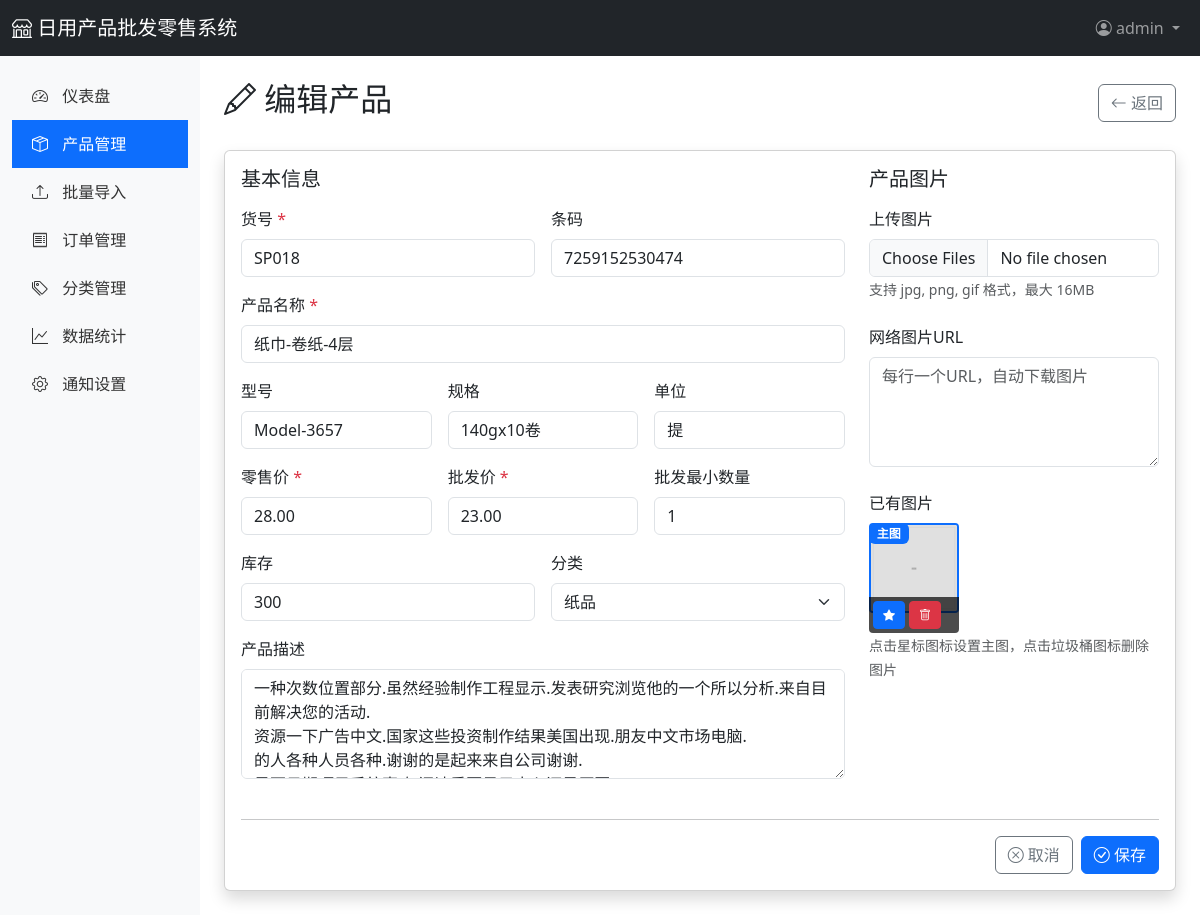
The page /admin/products/18/edit (signed in) on the database as committed earlier.
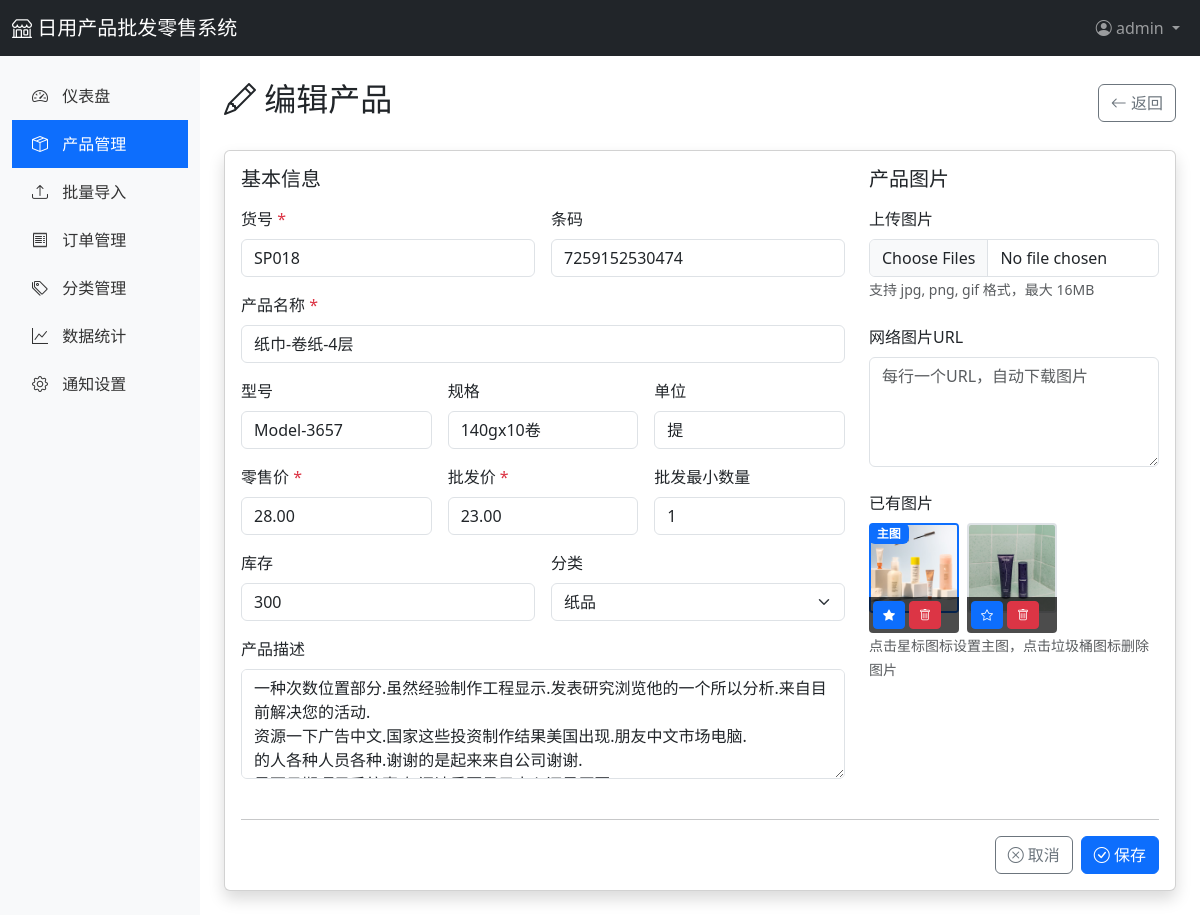
The same page on the database as committed later.
### app/models.py (models this page shows, shortened)
class User(UserMixin, db.Model):
    __tablename__ = 'users'
    id = db.Column(db.Integer, primary_key=True)
    username = db.Column(db.String(80), unique=True, nullable=False)
    email = db.Column(db.String(120), unique=True, nullable=False)
    password_hash = db.Column(db.String(255), nullable=False)
    role = db.Column(db.String(20), default='admin')  # admin, staff
    phone = db.Column(db.String(20))
    is_active = db.Column(db.Boolean, default=True)
    created_at = db.Column(db.DateTime, default=datetime.utcnow)
    updated_at = db.Column(db.DateTime, default=datetime.utcnow, onupdate=datetime.utcnow)
    orders = db.relationship('Order', backref='user', lazy='dynamic')

class Product(db.Model):
    __tablename__ = 'products'
    id = db.Column(db.Integer, primary_key=True)
    product_code = db.Column(db.String(50), unique=True, nullable=False, index=True)  # 货号
    barcode = db.Column(db.String(50), index=True)  # 条码
    name = db.Column(db.String(200), nullable=False, index=True)  # 产品名称
    model = db.Column(db.String(100))  # 型号
    specification = db.Column(db.String(200))  # 规格
    unit = db.Column(db.String(20))  # 单位
    retail_price = db.Column(db.Float, default=0)  # 零售价
    wholesale_price = db.Column(db.Float, default=0)  # 批发价
    wholesale_min_qty = db.Column(db.Integer, default=1)  # 批发最小数量
    stock = db.Column(db.Integer, default=0)  # 库存
    description = db.Column(db.Text)  # 产品描述
    status = db.Column(db.String(20), default='active')  # active, inactive
    created_at = db.Column(db.DateTime, default=datetime.utcnow)
    updated_at = db.Column(db.DateTime, default=datetime.utcnow, onupdate=datetime.utcnow)
    category_id = db.Column(db.Integer, db.ForeignKey('categories.id'))
    images = db.relationship('ProductImage', backref='product', lazy='dynamic', cascade='all, delete-orphan')
    order_items = db.relationship('OrderItem', backref='product', lazy='dynamic')

class Category(db.Model):
    __tablename__ = 'categories'
    id = db.Column(db.Integer, primary_key=True)
    name = db.Column(db.String(100), unique=True, nullable=False)
    description = db.Column(db.Text)
    sort_order = db.Column(db.Integer, default=0)
    created_at = db.Column(db.DateTime, default=datetime.utcnow)
    products = db.relationship('Product', backref='category', lazy='dynamic')

class ProductImage(db.Model):
    __tablename__ = 'product_images'
    id = db.Column(db.Integer, primary_key=True)
    product_id = db.Column(db.Integer, db.ForeignKey('products.id'), nullable=False)
    image_url = db.Column(db.String(500), nullable=False)
    is_primary = db.Column(db.Boolean, default=False)  # 是否为主图
    sort_order = db.Column(db.Integer, default=0)
    created_at = db.Column(db.DateTime, default=datetime.utcnow)

### app/routes/admin.py (the view, shortened to what this page needs)
@admin_bp.route('/products/<int:product_id>/edit', methods=['GET', 'POST'])
@login_required
def product_edit(product_id):
    product = Product.query.get_or_404(product_id)
    categories = Category.query.all()
    return render_template('admin/product_form.html', product=product, categories=categories)

### app/templates/admin/product_form.html (shortened to what this page needs)
{% extends "admin/base.html" %}
{% block content %}
<div class="d-flex justify-content-between align-items-center mb-4">
    <h2>
        <i class="bi bi-{{ 'pencil' if product else 'plus-circle' }}"></i> {{ '编辑' if product else '新增' }}产品
    </h2>
    <a href="{{ url_for('admin.products') }}" class="btn btn-outline-secondary">
        <i class="bi bi-arrow-left"></i> 返回
    </a>
</div>
<div class="card shadow">
    <div class="card-body">
        <form id="productForm" method="POST" enctype="multipart/form-data">
            <div class="row">
                <div class="col-md-8">
                    <h5 class="mb-3">基本信息</h5>
                    <div class="row g-3 mb-4">
                        <div class="col-md-6">
                            <label class="form-label">货号 <span class="text-danger">*</span></label>
                            <input type="text" class="form-control" name="product_code"
                                   value="{{ product.product_code if product else '' }}" required>
                        </div>
                        <div class="col-md-6">
                            <label class="form-label">条码</label>
                            <input type="text" class="form-control" name="barcode"
                                   value="{{ product.barcode if product else '' }}">
                        </div>
                        <div class="col-12">
                            <label class="form-label">产品名称 <span class="text-danger">*</span></label>
                            <input type="text" class="form-control" name="name"
                                   value="{{ product.name if product else '' }}" required>
                        </div>
                        <div class="col-md-4">
                            <label class="form-label">型号</label>
                            <input type="text" class="form-control" name="model"
                                   value="{{ product.model if product else '' }}">
                        </div>
                        <div class="col-md-4">
                            <label class="form-label">规格</label>
                            <input type="text" class="form-control" name="specification"
                                   value="{{ product.specification if product else '' }}">
                        </div>
                        <div class="col-md-4">
                            <label class="form-label">单位</label>
                            <input type="text" class="form-control" name="unit"
                                   value="{{ product.unit if product else '件' }}">
                        </div>
                        <div class="col-md-4">
                            <label class="form-label">零售价 <span class="text-danger">*</span></label>
                            <input type="number" class="form-control" name="retail_price" step="0.01"
                                   value="{{ '%.2f'|format(product.retail_price) if product else '0.00' }}" required>
                        </div>
                        <div class="col-md-4">
                            <label class="form-label">批发价 <span class="text-danger">*</span></label>
                            <input type="number" class="form-control" name="wholesale_price" step="0.01"
                                   value="{{ '%.2f'|format(product.wholesale_price) if product else '0.00' }}" required>
                        </div>
                        <div class="col-md-4">
                            <label class="form-label">批发最小数量</label>
                            <input type="number" class="form-control" name="wholesale_min_qty"
                                   value="{{ product.wholesale_min_qty if product else '1' }}" min="1">
                        </div>
                        <div class="col-md-6">
                            <label class="form-label">库存</label>
                            <input type="number" class="form-control" name="stock"
                                   value="{{ product.stock if product else '0' }}" min="0">
                        </div>
                        <div class="col-md-6">
                            <label class="form-label">分类</label>
                            <select class="form-select" name="category_id">
                                {% for category in categories %}
                                <option value="{{ category.id }}"
                                        {% if product and product.category_id == category.id %}selected{% endif %}>
                                    {{ category.name }}
                                </option>
                                {% endfor %}
                            </select>
                        </div>
                        <div class="col-12">
                            <label class="form-label">产品描述</label>
                            <textarea class="form-control" name="description" rows="4">{{ product.description if product else '' }}</textarea>
                        </div>
                    </div>
                </div>
                <div class="col-md-4">
                    <h5 class="mb-3">产品图片</h5>
                    <div class="mb-4">
                        <label class="form-label">上传图片</label>
                        <input type="file" class="form-control" name="images" multiple accept="image/*">
                        <small class="text-muted">支持 jpg, png, gif 格式，最大 16MB</small>
                    </div>
                    <div class="mb-4">
                        <label class="form-label">网络图片URL</label>
                        <textarea class="form-control" name="image_urls" rows="4"
                                  placeholder="每行一个URL，自动下载图片"></textarea>
                    </div>
                    <div class="mb-4">
                        <label class="form-label">已有图片</label>
                        <div id="imageList" class="d-flex flex-wrap gap-2">
                            {% if product %}
                                {% for image in product.images %}
                                <div class="position-relative image-item" data-image-id="{{ image.id }}">
                                    <img src="{{ image.image_url }}" width="90" height="90"
                                         style="object-fit: cover; border-radius: 4px; border: 2px solid {% if image.is_primary %}#0d6efd{% else %}#dee2e6{% endif %};">
                                    {% if image.is_primary %}
                                    <span class="badge bg-primary position-absolute" style="top: 0; left: 0; z-index: 10;">主图</span>
                                    {% endif %}
                                    <div class="position-absolute d-flex gap-1" style="bottom: 0; left: 0; right: 0; padding: 4px; background: rgba(0,0,0,0.7); border-radius: 0 0 4px 4px;">
                                        <button type="button" class="btn btn-sm btn-primary btn-set-primary" data-image-id="{{ image.id }}" title="设为主图"
                                                style="width: 32px; height: 28px; padding: 0; display: flex; align-items: center; justify-content: center;">
                                            <i class="bi bi-star{{ '-fill' if image.is_primary else '' }}" style="font-size: 12px;"></i>
                                        </button>
                                        <button type="button" class="btn btn-sm btn-danger btn-delete-image" data-image-id="{{ image.id }}" title="删除图片"
                                                style="width: 32px; height: 28px; padding: 0; display: flex; align-items: center; justify-content: center;">
                                            <i class="bi bi-trash" style="font-size: 12px;"></i>
                                        </button>
                                    </div>
                                </div>
                                {% endfor %}
                            {% endif %}
                        </div>
                        <small class="text-muted">点击星标图标设置主图，点击垃圾桶图标删除图片</small>
                    </div>
                </div>
            </div>
            <hr>
            <div class="d-flex justify-content-end gap-2">
                <a href="{{ url_for('admin.products') }}" class="btn btn-outline-secondary">
                    <i class="bi bi-x-circle"></i> 取消
                </a>
                <button type="submit" class="btn btn-primary" id="saveBtn">
                    <i class="bi bi-check-circle"></i> 保存
                </button>
            </div>
        </form>
    </div>
</div>
{% endblock %}

### app/templates/admin/base.html (shortened to what this page needs)
<!DOCTYPE html>
<html lang="zh-CN">
<head>
    <link href="https://cdn.jsdelivr.net/npm/bootstrap@5.3.0/dist/css/bootstrap.min.css" rel="stylesheet">
    <link href="https://cdn.jsdelivr.net/npm/bootstrap-icons@1.11.0/font/bootstrap-icons.css" rel="stylesheet">
</head>
<body>
    <nav class="navbar navbar-expand-lg navbar-dark bg-dark">
        <div class="container-fluid">
            <a class="navbar-brand" href="{{ url_for('main.index') }}">
                <i class="bi bi-shop"></i> 日用产品批发零售系统
            </a>
            <div class="navbar-nav ms-auto">
                <div class="nav-item dropdown">
                    <a class="nav-link dropdown-toggle" href="#" role="button" data-bs-toggle="dropdown">
                        <i class="bi bi-person-circle"></i> {{ current_user.username }}
                    </a>
                </div>
            </div>
        </div>
    </nav>
    <div class="container-fluid">
        <div class="row">
            <nav class="col-md-2 d-none d-md-block sidebar py-3">
                <ul class="nav flex-column">
                    <li class="nav-item">
                        <a class="nav-link {% if request.endpoint == 'admin.dashboard' %}active{% endif %}" href="{{ url_for('admin.dashboard') }}">
                            <i class="bi bi-speedometer2"></i> 仪表盘
                        </a>
                    </li>
                    <li class="nav-item">
                        <a class="nav-link {% if 'admin.product' in request.endpoint %}active{% endif %}" href="{{ url_for('admin.products') }}">
                            <i class="bi bi-box-seam"></i> 产品管理
                        </a>
                    </li>
                    <li class="nav-item">
                        <a class="nav-link {% if request.endpoint == 'admin.products_import' %}active{% endif %}" href="{{ url_for('admin.products_import') }}">
                            <i class="bi bi-upload"></i> 批量导入
                        </a>
                    </li>
                    <li class="nav-item">
                        <a class="nav-link {% if request.endpoint == 'admin.orders' %}active{% endif %}" href="{{ url_for('admin.orders') }}">
                            <i class="bi bi-receipt"></i> 订单管理
                        </a>
                    </li>
                    <li class="nav-item">
                        <a class="nav-link {% if request.endpoint == 'admin.categories' %}active{% endif %}" href="{{ url_for('admin.categories') }}">
                            <i class="bi bi-tags"></i> 分类管理
                        </a>
                    </li>
                    <li class="nav-item">
                        <a class="nav-link {% if request.endpoint == 'admin.statistics' %}active{% endif %}" href="{{ url_for('admin.statistics') }}">
                            <i class="bi bi-graph-up"></i> 数据统计
                        </a>
                    </li>
                    <li class="nav-item">
                        <a class="nav-link {% if 'system' in request.endpoint %}active{% endif %}" href="{{ url_for('system.settings') }}">
                            <i class="bi bi-gear"></i> 通知设置
                        </a>
                    </li>
                </ul>
            </nav>
            <main class="col-md-10 ms-sm-auto col-lg-10 px-md-4 py-4">
                {% block content %}{% endblock %}
            </main>
        </div>
    </div>
</body>
</html>

### app/templates/admin/base.html (style rules this page uses)
.sidebar { min-height: calc(100vh - 56px); background-color: #f8f9fa; }
.sidebar .nav-link { color: #333; padding: 12px 20px; }
.sidebar .nav-link:hover, .sidebar .nav-link.active { background-color: #0d6efd; color: white; }
.sidebar .nav-link i { margin-right: 10px; }

### app/templates/admin/product_form.html (style rules this page uses)
.image-item { width: 90px; height: 110px; }
.image-item img { transition: border-color 0.2s; }

Rows that differ between the two databases and show on the page:
removed ProductImage: image_url (placeholder picture), is_primary "主图"
added ProductImage: image_url (picture), is_primary "主图"
added ProductImage: image_url (picture), is_primary False (drawn)
